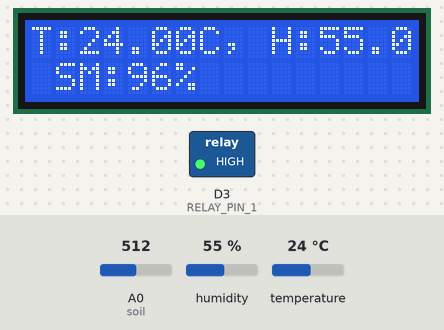
A sketch run on a simulated ESP8266 (NodeMCU). Shown: 16×2 character LCD, switched loads named in the sketch (green lamp = pin HIGH). Inputs (shaded band) come from the test bench; at power-on: humidity 55 %, A0 (soil) = 512, temperature 24 °C. WiFi joins after 1.5 s; servers stay silent unless stated; what the sketch prints to the serial monitor is not drawn.

Above: at 5.0 s.
5.1 s: humidity set to 22 %
At 6.6 s:
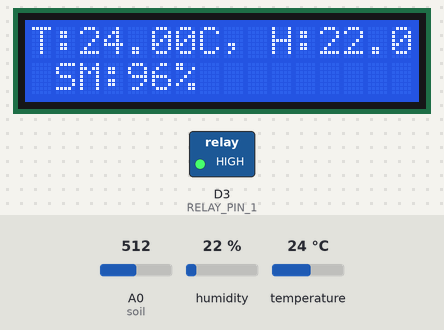
7.8 s: A0 (soil) set to 716
At 8.9 s:
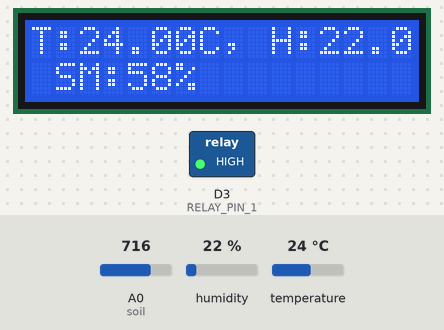
10.5 s: temperature set to 12 °C
At 13.3 s:
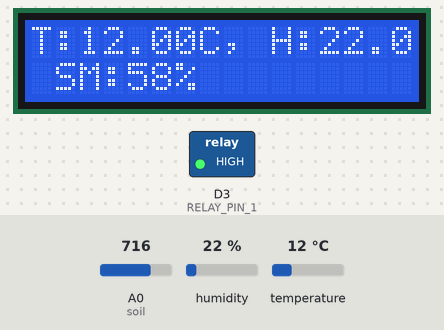
13.6 s: A0 (soil) set to 900
At 15.5 s:
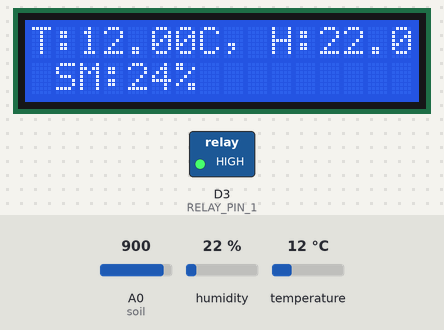
16.3 s: humidity set to 40 %
At 18.8 s:
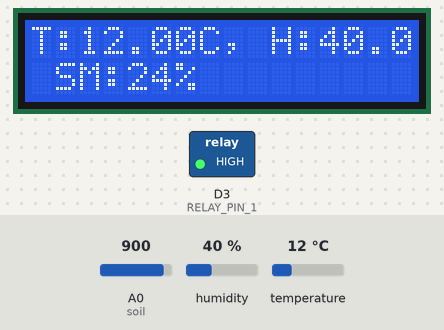
19.8 s: A0 (soil) set to 1023
At 21.0 s:
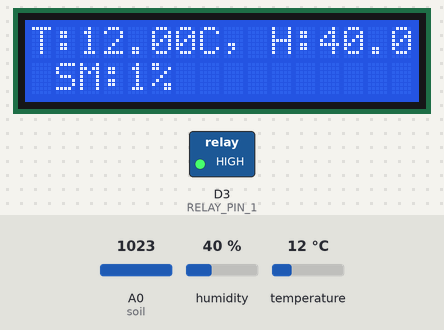
Timing chart, 0 to 22.8 s (numbered marks = the images above; inputs shaded):
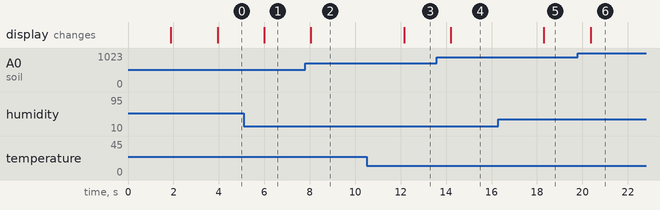

Measured:
- after the input at 5.1 s, the display: changes after 0.90 s (image 1)
- after the input at 7.8 s, the display: changes after 0.25 s (image 2)
- after the input at 10.5 s, the display: changes after 1.7 s (image 3)
- after the input at 13.6 s, the display: changes after 0.60 s (image 4)
- after the input at 16.3 s, the display: changes after 2.0 s (image 5)
- after the input at 19.8 s, the display: changes after 0.56 s (image 6)

The sketch:

SMART_IRRGIATION.ino
```cpp
//#define BLYNK_PRINT Serial
#define BLYNK_TEMPLATE_ID "TMPL36iLdRBFE"
#define BLYNK_TEMPLATE_NAME "Quickstart Template"
#define BLYNK_AUTH_TOKEN "4L6EECmODPBbT0UL4M1ahMnrnpYscQ_W"
#define PIR D5
#define soil A0
#define RELAY_PIN_1 D3

#include<ESP8266WiFi.h>
#include<BlynkSimpleEsp8266.h>
#include <LiquidCrystal_I2C.h>
#include "DHT.h"

LiquidCrystal_I2C lcd(0x27, 16, 2);
DHT dht(D4, DHT11);


char auth[] = "4L6EECmODPBbT0UL4M1ahMnrnpYscQ_W";
char ssid[] = "CM_Delhi";
char pass[] = "123456789";


void setup() {
	Serial.begin(9600);
	Blynk.begin(auth, ssid, pass);
	Blynk.run();
	dht.begin();
	lcd.init();
	lcd.clear();
	lcd.backlight();
	pinMode(PIR, INPUT);
	pinMode(RELAY_PIN_1, OUTPUT);
	digitalWrite(RELAY_PIN_1, HIGH);
	dht.begin();
	lcd.setCursor(0, 0);
	lcd.print("  Initializing  ");
	delay(2000);
	lcd.clear();
	lcd.setCursor(11, 1);
	lcd.print("W:OFF");
}

//TO READ FROM VIRTUAL PINS'
int cnt = 0 ;
BLYNK_WRITE(V3) {
	int x = param.asInt();
	if (x) {
		digitalWrite(RELAY_PIN_1, LOW);
	}
	else {
		digitalWrite(RELAY_PIN_1, HIGH);
	}
}
BLYNK_WRITE(V4) {
	int x = param.asInt();
	if (x) {
		cnt= 0 ;
    Blynk.virtualWrite(V4,0);
	}
}


// TO WRITE ON VIRTUAL PINS

//  Blynk.virtualWrite(2, LOW);

void loop() {
	float h = dht.readHumidity();
	float t = dht.readTemperature();
	int val = analogRead(soil);
	int soilm = map(val,493, 1023, 100, 1);
	if (soilm > 50 and cnt < 1) {
    cnt++;
		digitalWrite(RELAY_PIN_1, HIGH);
	}
	if (soilm < 10 and cnt < 1) {
		digitalWrite(RELAY_PIN_1, LOW);
	}
	if (isnan(h) || isnan(t)) {
		Serial.println("Failed to read from DHT sensor!");
	}
	else {
		Serial.print("Temp:");
		Serial.print(t);
		Serial.print(" C, ");
		Serial.print("Hum: ");
		Serial.print(h);
		Serial.print("% SM:");
		Serial.print(soilm);
    Serial.print("  ");
    Serial.print(digitalRead(RELAY_PIN_1));
		Serial.println("");
		lcd.clear();
		lcd.setCursor(0, 0);
		lcd.print("T:");
		lcd.print(t);
		lcd.print("C, ");
		lcd.print("H:");
		lcd.print(h);
		lcd.print("%");
		lcd.setCursor(1, 1);
		lcd.print("SM:");
		lcd.print(soilm);
		lcd.print("% ");
	}
	Blynk.virtualWrite(V0, t);
	Blynk.virtualWrite(V1, h);
	Blynk.virtualWrite(V2, soilm);
	delay(2000);
}
```
